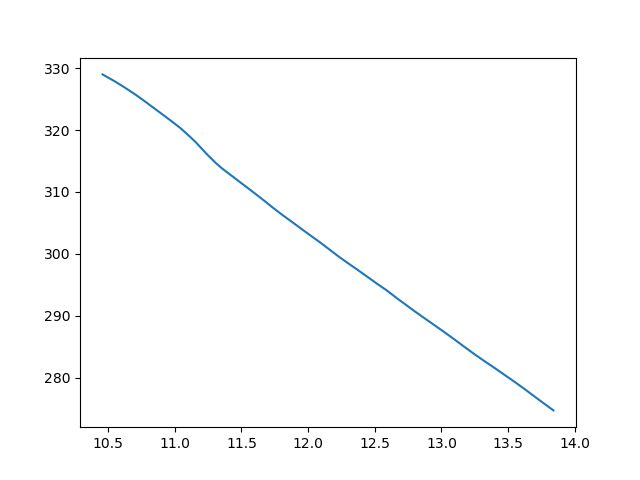

The Python source for this figure:
"""
This module is based on a module from the pykitti library.
"""
from collections import namedtuple
import os
from pathlib import Path

import numpy as np
from matplotlib import pyplot as plt


# Per dataformat.txt
OxtsPacket = namedtuple('OxtsPacket',
                        'lat, lon, alt, ' +
                        'roll, pitch, yaw, ' +
                        'vn, ve, vf, vl, vu, ' +
                        'ax, ay, az, af, al, au, ' +
                        'wx, wy, wz, wf, wl, wu, ' +
                        'pos_accuracy, vel_accuracy, ' +
                        'navstat, numsats, ' +
                        'posmode, velmode, orimode')

# Bundle into an easy-to-access structure
OxtsData = namedtuple('OxtsData', 'packet, T_w_imu')

def rotx(t):
    """Rotation about the x-axis."""
    c = np.cos(t)
    s = np.sin(t)
    return np.array([
        [1,  0,  0],
        [0,  c, -s],
        [0,  s,  c]])

def roty(t):
    """Rotation about the y-axis."""
    c = np.cos(t)
    s = np.sin(t)
    return np.array([
        [c,  0,  s],
        [0,  1,  0],
        [-s, 0,  c]])

def rotz(t):
    """Rotation about the z-axis."""
    c = np.cos(t)
    s = np.sin(t)
    return np.array([
        [c, -s,  0],
        [s,  c,  0],
        [0,  0,  1]])

def transform_from_rot_trans(R, t):
    """Transforation matrix from rotation matrix and translation vector."""
    R = R.reshape(3, 3)
    t = t.reshape(3, 1)
    return np.vstack((np.hstack([R, t]), [0, 0, 0, 1]))

def pose_from_oxts_packet(packet, scale):
    """Helper method to compute a SE(3) pose matrix from an OXTS packet.
    """
    er = 6378137.  # earth radius (approx.) in meters

    # Use a Mercator projection to get the translation vector
    tx = scale * packet.lon * np.pi * er / 180.
    ty = scale * er * \
        np.log(np.tan((90. + packet.lat) * np.pi / 360.))
    tz = packet.alt
    t = np.array([tx, ty, tz])

    # Use the Euler angles to get the rotation matrix
    Rx = rotx(packet.roll)
    Ry = roty(packet.pitch)
    Rz = rotz(packet.yaw)
    R = Rz.dot(Ry.dot(Rx))

    # Combine the translation and rotation into a homogeneous transform
    return R, t

def load_oxts_poses(oxts_path, t0=None, horizon=None):
    """Generator to read OXTS ground truth data.
        Poses are given in an East-North-Up coordinate system 
        whose origin is the first GPS position.
    """
    # Scale for Mercator projection (from first lat value)
    scale = None
    # Inverse of origin pose of the global coordinate system (first GPS position)
    T_origin_inv = None

    #
    if t0 is None:
        t0 = 0
    if horizon is None:
        t_final = -1
    else:
        t_final = t0 + horizon + 1

    oxts = []
    poses = []

    with oxts_path.open('r') as f:
        # Just process timesteps within horizon
        lines = f.readlines()
        lines = lines[t0:t_final]
        for line in lines:
            line = line.split()
            # Last five entries are flags and counts
            line[:-5] = [float(x) for x in line[:-5]]
            line[-5:] = [int(float(x)) for x in line[-5:]]

            packet = OxtsPacket(*line)

            if scale is None:
                scale = np.cos(packet.lat * np.pi / 180.)

            R, t = pose_from_oxts_packet(packet, scale)

            # # Current pose is in IMU frame, convert to middle of rear axle
            # print('---')
            # print(R)
            # print(t)


            if T_origin_inv is None:
                T_origin_inv = np.linalg.inv(transform_from_rot_trans(R, t))

            # Calculate pose relative to origin
            T_w_imu = T_origin_inv @ transform_from_rot_trans(R, t)

            poses.append(T_w_imu)

    return poses


if __name__=="__main__":
    # Load a sequence and extract poses
    oxts_path = Path("/home/methier/repos/neural-scene-graphs/data/kitti/testing/oxts/0014.txt").expanduser()

    poses = load_oxts_poses(oxts_path)
    print(len(poses))
    print(poses[0])
    t0 = 300
    # t0 = 505
    hor = 50
    x = np.array([pose[0, 3] for pose in poses][t0:t0+hor])
    y = np.array([pose[1, 3] for pose in poses][t0:t0+hor])
    yaws = [np.arctan2(pose[1, 0], pose[0, 0])*180/np.pi for pose in poses][t0:t0+hor]

    # plt.quiver(
    #     x,
    #     y,
    #     np.ones(hor),
    #     np.ones(hor),
    #     angles=yaws,
    #     color='red',
    #     scale=50,
    #     width=4e-3
    # )
    plt.plot(x, y)
    plt.savefig("kitti_trajectory.png")

    # Convert poses to xy trajectory
    x = np.array([pose[0, 3] for pose in poses])
    y = np.array([pose[1, 3] for pose in poses])
    positions = np.stack((x, y), axis=1)

    #


    # Identify glitch using gradient
    GRAD_SPIKE_THRESH = 0.05
    pos = np.stack((x, y), axis=1)[t0:t0+hor]
    print(pos.shape)
    grads = np.mean(np.gradient(pos, axis=0), axis=1)
    print(grads.shape)
    grad_diffs = np.abs(np.diff(grads))
    # Condition for a glitch
    if np.any(grad_diffs > GRAD_SPIKE_THRESH):
        print('glitch')

    # Try using angles
    vectors = np.diff(pos, axis=0)
    print(vectors.shape)
    angles = np.arctan2(vectors[:, 1], vectors[:, 0])
    print(angles.shape)
    angles = np.unwrap(angles)
    angle_diff = np.abs(np.diff(angles))

    plt.clf()
    #plt.plot(angle_diff, label="angle")
    plt.plot(grad_diffs, label="grad")
    plt.legend(loc="best")
    plt.savefig("grads.png")
